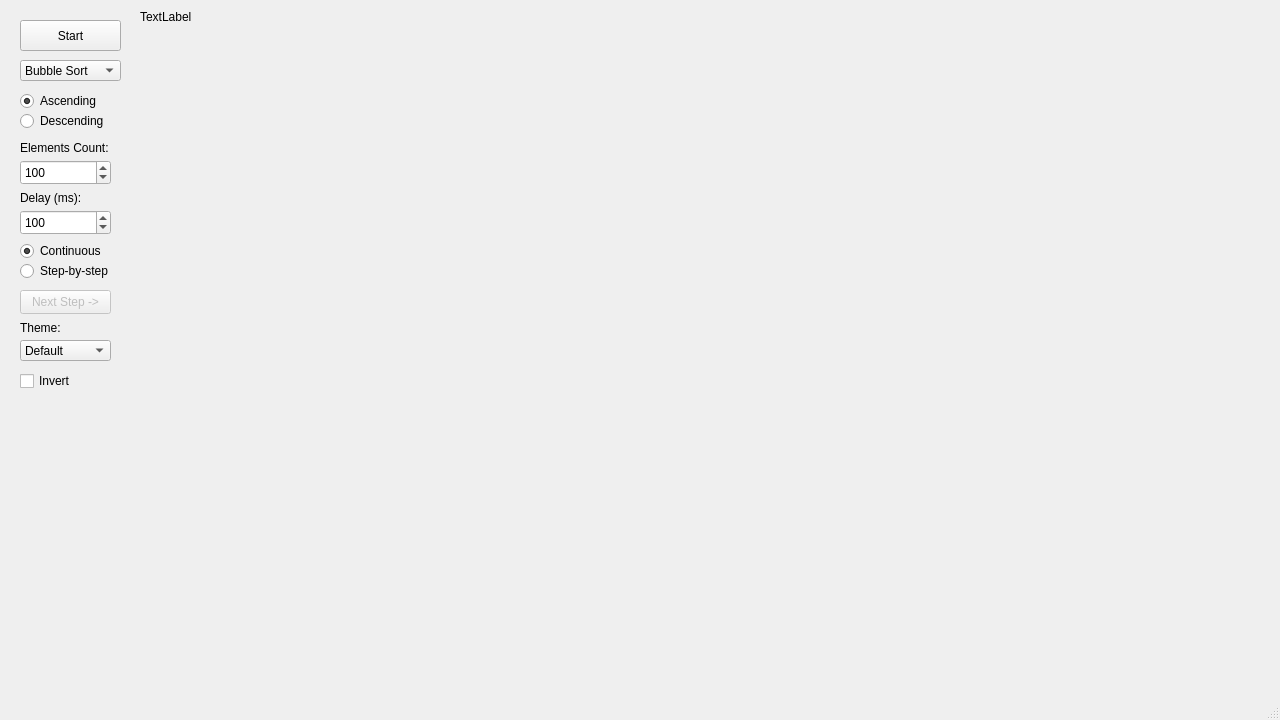
<?xml version="1.0" encoding="UTF-8"?>
<ui version="4.0">
 <class>MainWindow</class>
 <widget class="QMainWindow" name="MainWindow">
  <property name="geometry">
   <rect>
    <x>0</x>
    <y>0</y>
    <width>1280</width>
    <height>720</height>
   </rect>
  </property>
  <property name="sizePolicy">
   <sizepolicy hsizetype="Fixed" vsizetype="Fixed">
    <horstretch>0</horstretch>
    <verstretch>0</verstretch>
   </sizepolicy>
  </property>
  <property name="minimumSize">
   <size>
    <width>1280</width>
    <height>720</height>
   </size>
  </property>
  <property name="maximumSize">
   <size>
    <width>1280</width>
    <height>720</height>
   </size>
  </property>
  <property name="baseSize">
   <size>
    <width>1280</width>
    <height>720</height>
   </size>
  </property>
  <property name="contextMenuPolicy">
   <enum>Qt::ContextMenuPolicy::NoContextMenu</enum>
  </property>
  <property name="acceptDrops">
   <bool>false</bool>
  </property>
  <property name="windowTitle">
   <string>Sorting Algorithms Visualizer</string>
  </property>
  <property name="autoFillBackground">
   <bool>false</bool>
  </property>
  <widget class="QWidget" name="centralwidget">
   <widget class="QPushButton" name="startButton">
    <property name="geometry">
     <rect>
      <x>20</x>
      <y>20</y>
      <width>101</width>
      <height>31</height>
     </rect>
    </property>
    <property name="text">
     <string>Start</string>
    </property>
   </widget>
   <widget class="QComboBox" name="comboBox">
    <property name="geometry">
     <rect>
      <x>20</x>
      <y>60</y>
      <width>101</width>
      <height>21</height>
     </rect>
    </property>
    <item>
     <property name="text">
      <string>Bubble Sort</string>
     </property>
    </item>
    <item>
     <property name="text">
      <string>Selection Sort</string>
     </property>
    </item>
    <item>
     <property name="text">
      <string>Insertion Sort</string>
     </property>
    </item>
    <item>
     <property name="text">
      <string>Merge Sort</string>
     </property>
    </item>
    <item>
     <property name="text">
      <string>Heap Sort</string>
     </property>
    </item>
    <item>
     <property name="text">
      <string>Quick Sort</string>
     </property>
    </item>
    <item>
     <property name="text">
      <string>Counting Sort</string>
     </property>
    </item>
    <item>
     <property name="text">
      <string>Radix Sort</string>
     </property>
    </item>
    <item>
     <property name="text">
      <string>Cocktail Sort</string>
     </property>
    </item>
    <item>
     <property name="text">
      <string>Gnome Sort</string>
     </property>
    </item>
   </widget>
   <widget class="QRadioButton" name="ascendingRadioButton">
    <property name="geometry">
     <rect>
      <x>20</x>
      <y>90</y>
      <width>91</width>
      <height>22</height>
     </rect>
    </property>
    <property name="text">
     <string>Ascending</string>
    </property>
    <property name="checked">
     <bool>true</bool>
    </property>
    <attribute name="buttonGroup">
     <string notr="true">orderButtonGroup</string>
    </attribute>
   </widget>
   <widget class="QRadioButton" name="descendingRadioButton">
    <property name="geometry">
     <rect>
      <x>20</x>
      <y>110</y>
      <width>91</width>
      <height>22</height>
     </rect>
    </property>
    <property name="text">
     <string>Descending</string>
    </property>
    <attribute name="buttonGroup">
     <string notr="true">orderButtonGroup</string>
    </attribute>
   </widget>
   <widget class="QLabel" name="textLabel">
    <property name="geometry">
     <rect>
      <x>140</x>
      <y>10</y>
      <width>1121</width>
      <height>671</height>
     </rect>
    </property>
    <property name="text">
     <string>TextLabel</string>
    </property>
    <property name="scaledContents">
     <bool>true</bool>
    </property>
    <property name="alignment">
     <set>Qt::AlignmentFlag::AlignLeading|Qt::AlignmentFlag::AlignLeft|Qt::AlignmentFlag::AlignTop</set>
    </property>
   </widget>
   <widget class="QSpinBox" name="elementsCount">
    <property name="geometry">
     <rect>
      <x>20</x>
      <y>160</y>
      <width>91</width>
      <height>25</height>
     </rect>
    </property>
    <property name="minimum">
     <number>2</number>
    </property>
    <property name="maximum">
     <number>10000</number>
    </property>
    <property name="value">
     <number>100</number>
    </property>
   </widget>
   <widget class="QSpinBox" name="delay">
    <property name="geometry">
     <rect>
      <x>20</x>
      <y>210</y>
      <width>91</width>
      <height>25</height>
     </rect>
    </property>
    <property name="minimum">
     <number>1</number>
    </property>
    <property name="maximum">
     <number>10000</number>
    </property>
    <property name="value">
     <number>100</number>
    </property>
   </widget>
   <widget class="QLabel" name="elementsCountLabel">
    <property name="geometry">
     <rect>
      <x>20</x>
      <y>140</y>
      <width>91</width>
      <height>16</height>
     </rect>
    </property>
    <property name="text">
     <string>Elements Count:</string>
    </property>
   </widget>
   <widget class="QLabel" name="delayLabel">
    <property name="geometry">
     <rect>
      <x>20</x>
      <y>190</y>
      <width>111</width>
      <height>16</height>
     </rect>
    </property>
    <property name="text">
     <string>Delay (ms):</string>
    </property>
   </widget>
   <widget class="QRadioButton" name="stepByStepRadioButton">
    <property name="geometry">
     <rect>
      <x>20</x>
      <y>260</y>
      <width>91</width>
      <height>22</height>
     </rect>
    </property>
    <property name="text">
     <string>Step-by-step</string>
    </property>
    <property name="autoExclusive">
     <bool>true</bool>
    </property>
    <attribute name="buttonGroup">
     <string notr="true">modeButtonGroup</string>
    </attribute>
   </widget>
   <widget class="QRadioButton" name="continuousRadioButton">
    <property name="geometry">
     <rect>
      <x>20</x>
      <y>240</y>
      <width>91</width>
      <height>22</height>
     </rect>
    </property>
    <property name="text">
     <string>Continuous</string>
    </property>
    <property name="checked">
     <bool>true</bool>
    </property>
    <property name="autoExclusive">
     <bool>true</bool>
    </property>
    <attribute name="buttonGroup">
     <string notr="true">modeButtonGroup</string>
    </attribute>
   </widget>
   <widget class="QPushButton" name="nextStepButton">
    <property name="enabled">
     <bool>false</bool>
    </property>
    <property name="geometry">
     <rect>
      <x>20</x>
      <y>290</y>
      <width>91</width>
      <height>24</height>
     </rect>
    </property>
    <property name="text">
     <string>Next Step -&gt;</string>
    </property>
   </widget>
   <widget class="QLabel" name="themeLabel">
    <property name="geometry">
     <rect>
      <x>20</x>
      <y>320</y>
      <width>91</width>
      <height>16</height>
     </rect>
    </property>
    <property name="text">
     <string>Theme:</string>
    </property>
   </widget>
   <widget class="QComboBox" name="themeComboBox">
    <property name="geometry">
     <rect>
      <x>20</x>
      <y>340</y>
      <width>91</width>
      <height>21</height>
     </rect>
    </property>
    <item>
     <property name="text">
      <string>Default</string>
     </property>
    </item>
    <item>
     <property name="text">
      <string>Cyber</string>
     </property>
    </item>
    <item>
     <property name="text">
      <string>Autumn</string>
     </property>
    </item>
    <item>
     <property name="text">
      <string>Night Glow</string>
     </property>
    </item>
    <item>
     <property name="text">
      <string>Retro Pop</string>
     </property>
    </item>
    <item>
     <property name="text">
      <string>Solar Burst</string>
     </property>
    </item>
    <item>
     <property name="text">
      <string>Zen Garden</string>
     </property>
    </item>
    <item>
     <property name="text">
      <string>Tropical Drift</string>
     </property>
    </item>
    <item>
     <property name="text">
      <string>Amethyst</string>
     </property>
    </item>
    <item>
     <property name="text">
      <string>Bold Sunset</string>
     </property>
    </item>
    <item>
     <property name="text">
      <string>Frosty Chill</string>
     </property>
    </item>
   </widget>
   <widget class="QCheckBox" name="invertThemeCheckBox">
    <property name="geometry">
     <rect>
      <x>20</x>
      <y>370</y>
      <width>81</width>
      <height>22</height>
     </rect>
    </property>
    <property name="text">
     <string>Invert</string>
    </property>
   </widget>
  </widget>
  <widget class="QStatusBar" name="statusbar"/>
 </widget>
 <resources/>
 <connections/>
 <buttongroups>
  <buttongroup name="modeButtonGroup"/>
  <buttongroup name="orderButtonGroup"/>
 </buttongroups>
</ui>
